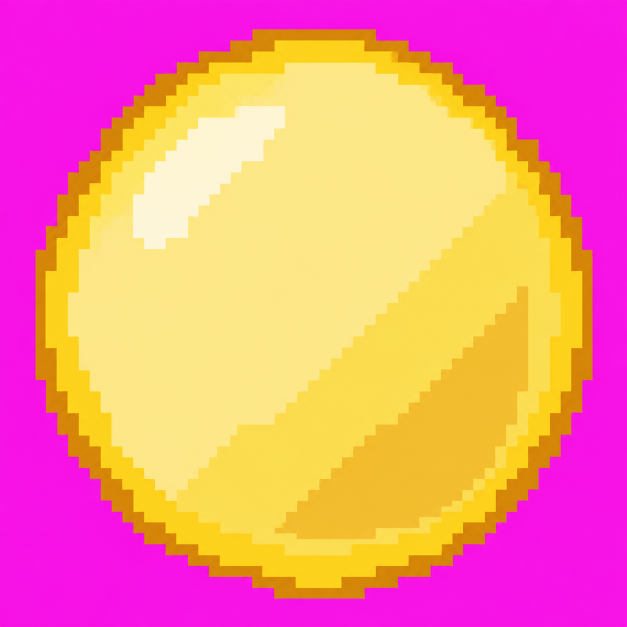
#> input picture output/imagegen/ability_icons_round21/light_shield_revision_source.png, 1254 x 1254 px (shown at 1/2 size)
$ python process_round21.py
#> lines starting #> are read from the running program, lines starting #| are printed output that depends on the picture; after the words box and inside, x2 and y2 are one past the last pixel; in counts of white or black regions, pixels touching at a corner belong together
from __future__ import annotations

from pathlib import Path

from PIL import Image, ImageDraw, ImageFilter


ROOT = Path(__file__).resolve().parent
SIZE = 64


def fit_subject(
    source_name: str,
    target_extent: int = 58,
    center: tuple[int, int] = (32, 32),
) -> Image.Image:
    source = Image.open(ROOT / source_name).convert("RGBA")

    # Chroma removal is deliberately completed before reduction. The final
    # pixel grid uses a hard subject silhouette; intentional material alpha is
    # applied later and is not inherited from antialiased source edges.
    cleaned = Image.new("RGBA", source.size, (0, 0, 0, 0))
    source_pixels = source.load()
    cleaned_pixels = cleaned.load()
    for y in range(source.height):
        for x in range(source.width):
            red, green, blue, alpha = source_pixels[x, y]
            is_magenta = (
                red > 120
                and blue > 120
                and green < min(red, blue) * 0.6
            )
            if alpha >= 128 and not is_magenta:
                cleaned_pixels[x, y] = (red, green, blue, 255)

    bbox = cleaned.getchannel("A").getbbox()
    if bbox is None:
        raise ValueError(f"No subject found in {source_name}")

    subject = cleaned.crop(bbox)
    scale = target_extent / max(subject.size)
    resized_size = (
        max(1, round(subject.width * scale)),
        max(1, round(subject.height * scale)),
    )
    subject = subject.resize(resized_size, Image.Resampling.NEAREST)

    final = Image.new("RGBA", (SIZE, SIZE), (0, 0, 0, 0))
    left = center[0] - subject.width // 2
    top = center[1] - subject.height // 2
    final.alpha_composite(subject, (left, top))
    return final


def apply_shield_alpha(
    image: Image.Image,
    minimum_alpha: int,
    maximum_alpha: int,
) -> Image.Image:
    output = image.copy()
    alpha = image.getchannel("A")

    # Preserve an opaque, approximately four-pixel outer ring. Everything
    # farther inside becomes deliberately translucent while retaining broad
    # generated highlight and shade clusters through luminance-based alpha.
    eroded = alpha.filter(ImageFilter.MinFilter(9))
    source_pixels = image.load()
    output_pixels = output.load()
    eroded_pixels = eroded.load()

    for y in range(SIZE):
        for x in range(SIZE):
            red, green, blue, source_alpha = source_pixels[x, y]
            if source_alpha == 0:
                continue
            if eroded_pixels[x, y] == 0:
                output_pixels[x, y] = (red, green, blue, 255)
                continue

            luminance = (red * 299 + green * 587 + blue * 114) // 1000
            material_alpha = minimum_alpha + (
                (maximum_alpha - minimum_alpha) * luminance // 255
            )
            output_pixels[x, y] = (red, green, blue, material_alpha)

    return output


def apply_science_alpha(image: Image.Image) -> Image.Image:
    output = image.copy()
    source_pixels = image.load()
    output_pixels = output.load()

    for y in range(SIZE):
        for x in range(SIZE):
            red, green, blue, alpha = source_pixels[x, y]
            if alpha == 0:
                continue

            # Neon liquid and all three green bubbles remain opaque.
            if green > red * 1.25 and green > blue * 1.25:
                output_pixels[x, y] = (red, green, blue, 255)
                continue

            luminance = (red * 299 + green * 587 + blue * 114) // 1000

            # The darker teal glass outline remains opaque.
            if luminance < 150:
                output_pixels[x, y] = (red, green, blue, 255)
            # Bright reflections remain strong but still read as glass.
            elif luminance > 235:
                output_pixels[x, y] = (red, green, blue, 220)
            else:
                glass_alpha = 88 + (luminance - 150) * 52 // 85
                output_pixels[x, y] = (red, green, blue, glass_alpha)

    return output


def checkerboard(size: tuple[int, int], tile: int) -> Image.Image:
    image = Image.new("RGBA", size, (0, 0, 0, 255))
    draw = ImageDraw.Draw(image)
    colors = ((66, 66, 72, 255), (106, 106, 114, 255))
    for y in range(0, size[1], tile):
        for x in range(0, size[0], tile):
            color = colors[((x // tile) + (y // tile)) % 2]
            draw.rectangle((x, y, x + tile - 1, y + tile - 1), fill=color)
    return image


def checkerboard_preview(image: Image.Image, output_name: str, scale: int = 8) -> None:
    canvas = checkerboard((image.width * scale, image.height * scale), scale * 2)
    canvas.alpha_composite(image.resize(canvas.size, Image.Resampling.NEAREST))
    canvas.convert("RGB").save(ROOT / output_name, optimize=True)


def qa32_preview(image: Image.Image, output_name: str) -> None:
    reduced = image.resize((32, 32), Image.Resampling.NEAREST)
    canvas = checkerboard((256, 256), 16)
    canvas.alpha_composite(reduced.resize((256, 256), Image.Resampling.NEAREST))
    canvas.convert("RGB").save(ROOT / output_name, optimize=True)


def qa_sheet(images: list[tuple[str, Image.Image]]) -> None:
    cell = 256
    gap = 16
    label_height = 22
    canvas = Image.new(
        "RGBA",
        (
            gap + len(images) * (cell + gap),
            gap + 2 * (cell + label_height + gap),
        ),
        (38, 38, 42, 255),
    )
    draw = ImageDraw.Draw(canvas)

    for column, (label, image) in enumerate(images):
        left = gap + column * (cell + gap)
        for row, qa_size in enumerate((64, 32)):
            top = gap + row * (cell + label_height + gap)
            draw.text(
                (left, top),
                f"{label} - {qa_size}x{qa_size}",
                fill=(235, 235, 238, 255),
            )
            backing = checkerboard((cell, cell), 16)
            reduced = image.resize((qa_size, qa_size), Image.Resampling.NEAREST)
            backing.alpha_composite(
                reduced.resize((cell, cell), Image.Resampling.NEAREST)
            )
            canvas.alpha_composite(backing, (left, top + label_height))

    canvas.convert("RGB").save(ROOT / "ability_icons_qa.png", optimize=True)


light_shield = apply_shield_alpha(
    fit_subject("light_shield_revision_source.png"),
    minimum_alpha=68,
    maximum_alpha=132,
)
#> in fit_subject, `cleaned = Image.new("RGBA", source.size, (0, 0, 0, 0))`: cleaned: PIL image 1254x1254 RGBA; every value is 0
#> in fit_subject, `bbox = cleaned.getchannel("A").getbbox()`: bbox = (71, 59, 1185, 1198)
#> in fit_subject, `final = Image.new("RGBA", (SIZE, SIZE), (0, 0, 0, 0))`: final: PIL image 64x64 RGBA; every value is 0
#> in apply_shield_alpha, `alpha = image.getchannel("A")`:
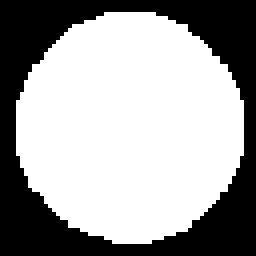
#> alpha: PIL image 64x64 L (shown 4 times larger); 63.2% white; 1 black region, box (x1, y1, x2, y2) and area: (0, 0, 64, 64) 1508
#> in apply_shield_alpha, `eroded = alpha.filter(ImageFilter.MinFilter(9))`: eroded: PIL image 64x64 L; 42.3% white; 1 white region, box (x1, y1, x2, y2) and area: (8, 7, 57, 57) 1732
burp_shield = apply_shield_alpha(
    fit_subject("burp_shield_transparent_source.png"),
    minimum_alpha=118,
    maximum_alpha=190,
)
#> call 2 of fit_subject, with source_name = 'burp_shield_transparent_source.png', target_extent = 58, center = (32, 32)
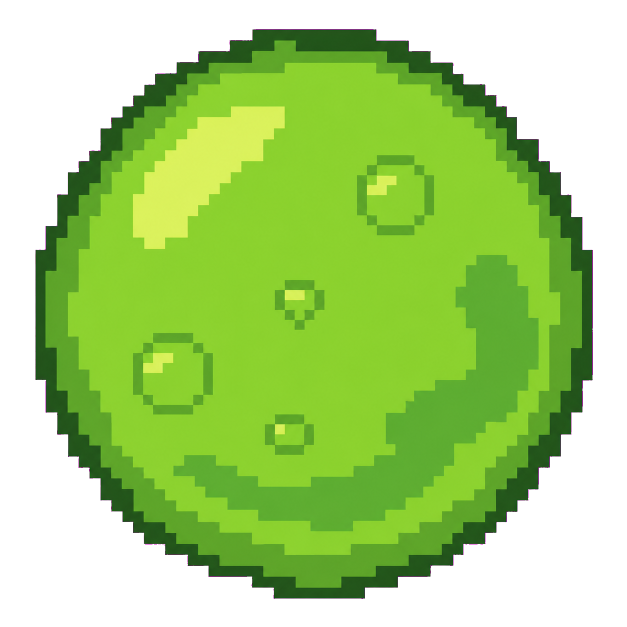
#> input picture output/imagegen/ability_icons_round21/burp_shield_transparent_source.png, 1254 x 1254 px (shown at 1/2 size)
#> in fit_subject, source is the input picture: PIL image 1254x1254 RGBA; mean R, G, B, A 74.8, 116.4, 29, 160.7
#> in fit_subject (call 2), `bbox = cleaned.getchannel("A").getbbox()`: bbox = (71, 59, 1185, 1197)
#> in apply_shield_alpha (call 2), `alpha = image.getchannel("A")`: alpha: PIL image 64x64 L; 63.2% white; 1 black region, box (x1, y1, x2, y2) and area: (0, 0, 64, 64) 1507
#> in apply_shield_alpha (call 2), `eroded = alpha.filter(ImageFilter.MinFilter(9))`: eroded: PIL image 64x64 L; 42.3% white; 1 white region, box (x1, y1, x2, y2) and area: (8, 7, 57, 57) 1733
science = apply_science_alpha(
    fit_subject("science_transparent_source.png", target_extent=58),
)
#> call 3 of fit_subject, with source_name = 'science_transparent_source.png', target_extent = 58, center = (32, 32)
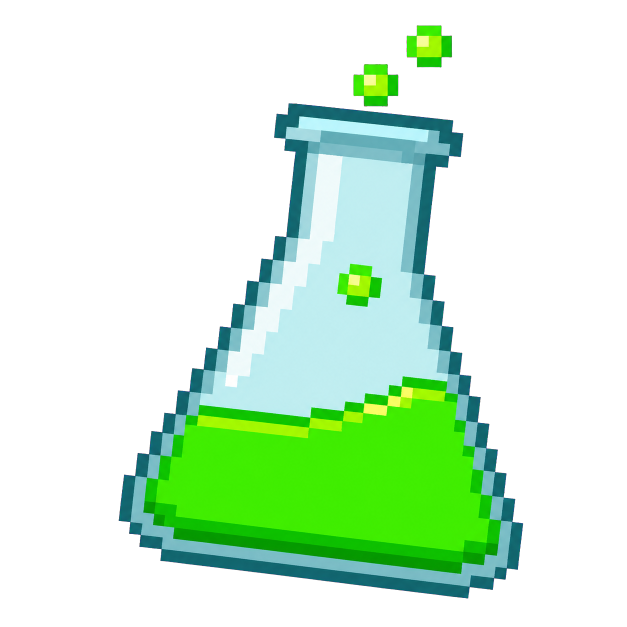
#> input picture output/imagegen/ability_icons_round21/science_transparent_source.png, 1254 x 1254 px (shown at 1/2 size)
#> in fit_subject, source is the input picture: PIL image 1254x1254 RGBA; mean R, G, B, A 32.2, 64.4, 35.7, 79.5
#> in fit_subject (call 3), `bbox = cleaned.getchannel("A").getbbox()`: bbox = (237, 51, 1046, 1197)
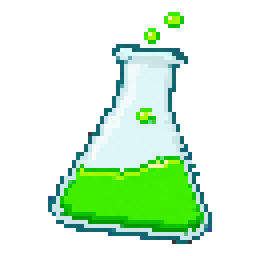
#> science: PIL image 64x64 RGBA (shown 4 times larger); mean R, G, B, A 31.7, 63.4, 35.2, 61.7; transparent parts drawn white

outputs = {
    "ability_light_shield.png": light_shield,
    "ability_burp_shield.png": burp_shield,
    "ability_science.png": science,
}

for filename, image in outputs.items():
    image.save(ROOT / filename, optimize=True)
#> this loop made 3 passes
#> filename on passes 1 to 3: 'ability_light_shield.png', 'ability_burp_shield.png', 'ability_science.png'

for stem, image in (
    ("light_shield", light_shield),
    ("burp_shield", burp_shield),
    ("science", science),
):
    checkerboard_preview(image, f"{stem}_preview.png")
    qa32_preview(image, f"{stem}_qa32.png")
#> this loop made 3 passes

qa_sheet(
    [
        ("Light Shield", light_shield),
        ("Burp Shield", burp_shield),
        ("Science", science),
    ]
)
#> the loop in qa_sheet, `for column, (label, image) in enumerate(images):` made 3 passes
#> left on passes 2 to 3: 288, 560
#> after the loop in qa_sheet, `for column, (label, image) in enumerate(images):`:
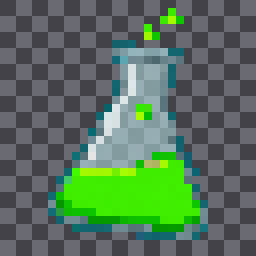
#> backing: PIL image 256x256 RGBA; mean R, G, B, A 86.7, 114.8, 91.5, 255
#> after the loop in qa_sheet, `for column, (label, image) in enumerate(images):`:
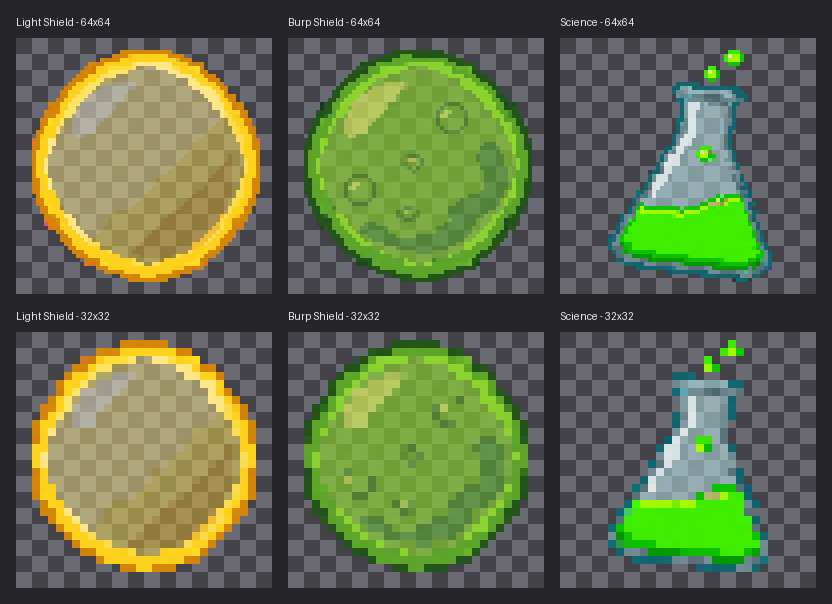
#> canvas: PIL image 832x604 RGBA; mean R, G, B, A 96.6, 108.1, 74, 255

for filename, image in outputs.items():
    alpha = image.getchannel("A")
    bbox = alpha.getbbox()
#> (the run stopped early here; a loop or call above may not have finished)
